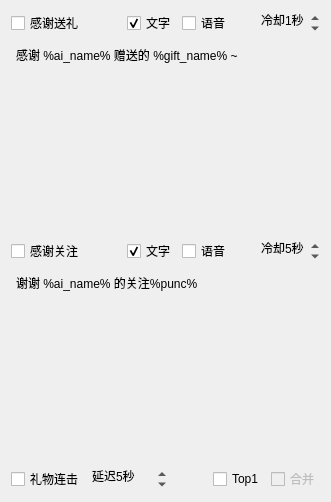
      <widget class="QWidget" name="tab_4">
       <attribute name="title">
        <string>答谢</string>
       </attribute>
       <layout class="QVBoxLayout" name="verticalLayout_5">
        <item>
         <layout class="QHBoxLayout" name="horizontalLayout_16">
          <property name="topMargin">
           <number>0</number>
          </property>
          <item>
           <widget class="QCheckBox" name="autoSendGiftCheck">
            <property name="toolTip">
             <string>&lt;html&gt;&lt;head/&gt;&lt;body&gt;&lt;p&gt;自动发送感谢送礼的弹幕&lt;/p&gt;&lt;p&gt;内容采用下方的随机一行句子（建议每行不超过20字）&lt;/p&gt;&lt;/body&gt;&lt;/html&gt;</string>
            </property>
            <property name="text">
             <string>感谢送礼</string>
            </property>
           </widget>
          </item>
          <item>
           <spacer name="horizontalSpacer_4">
            <property name="orientation">
             <enum>Qt::Horizontal</enum>
            </property>
            <property name="sizeHint" stdset="0">
             <size>
              <width>0</width>
              <height>20</height>
             </size>
            </property>
           </spacer>
          </item>
          <item>
           <widget class="QCheckBox" name="sendGiftTextCheck">
            <property name="text">
             <string>文字</string>
            </property>
            <property name="checked">
             <bool>true</bool>
            </property>
           </widget>
          </item>
          <item>
           <widget class="QCheckBox" name="sendGiftVoiceCheck">
            <property name="text">
             <string>语音</string>
            </property>
           </widget>
          </item>
          <item>
           <widget class="QSpinBox" name="sendGiftCDSpin">
            <property name="contextMenuPolicy">
             <enum>Qt::NoContextMenu</enum>
            </property>
            <property name="styleSheet">
             <string notr="true">QSpinBox
{
	background: transparent;
}</string>
            </property>
            <property name="frame">
             <bool>false</bool>
            </property>
            <property name="alignment">
             <set>Qt::AlignRight|Qt::AlignTrailing|Qt::AlignVCenter</set>
            </property>
            <property name="suffix">
             <string>秒</string>
            </property>
            <property name="prefix">
             <string>冷却</string>
            </property>
            <property name="minimum">
             <number>1</number>
            </property>
            <property name="maximum">
             <number>600</number>
            </property>
            <property name="singleStep">
             <number>10</number>
            </property>
           </widget>
          </item>
         </layout>
        </item>
        <item>
         <widget class="ConditionEditor" name="autoThankWordsEdit">
          <property name="toolTip">
           <string/>
          </property>
          <property name="styleSheet">
           <string notr="true">QPlainTextEdit
{
	background: transparent;
}</string>
          </property>
          <property name="plainText">
           <string>感谢 %ai_name% 赠送的 %gift_name% ~</string>
          </property>
          <property name="placeholderText">
           <string>欢迎语，多行随机发送一行</string>
          </property>
         </widget>
        </item>
        <item>
         <layout class="QHBoxLayout" name="horizontalLayout_17">
          <property name="topMargin">
           <number>0</number>
          </property>
          <item>
           <widget class="QCheckBox" name="autoSendAttentionCheck">
            <property name="text">
             <string>感谢关注</string>
            </property>
           </widget>
          </item>
          <item>
           <spacer name="horizontalSpacer_5">
            <property name="orientation">
             <enum>Qt::Horizontal</enum>
            </property>
            <property name="sizeHint" stdset="0">
             <size>
              <width>0</width>
              <height>20</height>
             </size>
            </property>
           </spacer>
          </item>
          <item>
           <widget class="QCheckBox" name="sendAttentionTextCheck">
            <property name="text">
             <string>文字</string>
            </property>
            <property name="checked">
             <bool>true</bool>
            </property>
           </widget>
          </item>
          <item>
           <widget class="QCheckBox" name="sendAttentionVoiceCheck">
            <property name="text">
             <string>语音</string>
            </property>
           </widget>
          </item>
          <item>
           <widget class="QSpinBox" name="sendAttentionCDSpin">
            <property name="contextMenuPolicy">
             <enum>Qt::NoContextMenu</enum>
            </property>
            <property name="styleSheet">
             <string notr="true">QSpinBox
{
	background: transparent;
}</string>
            </property>
            <property name="frame">
             <bool>false</bool>
            </property>
            <property name="alignment">
             <set>Qt::AlignRight|Qt::AlignTrailing|Qt::AlignVCenter</set>
            </property>
            <property name="suffix">
             <string>秒</string>
            </property>
            <property name="prefix">
             <string>冷却</string>
            </property>
            <property name="minimum">
             <number>1</number>
            </property>
            <property name="maximum">
             <number>600</number>
            </property>
            <property name="singleStep">
             <number>1</number>
            </property>
            <property name="value">
             <number>5</number>
            </property>
           </widget>
          </item>
         </layout>
        </item>
        <item>
         <widget class="ConditionEditor" name="autoAttentionWordsEdit">
          <property name="toolTip">
           <string/>
          </property>
          <property name="styleSheet">
           <string notr="true">QPlainTextEdit
{
	background: transparent;
}</string>
          </property>
          <property name="plainText">
           <string>谢谢 %ai_name% 的关注%punc%</string>
          </property>
         </widget>
        </item>
        <item>
         <layout class="QHBoxLayout" name="horizontalLayout_47">
          <property name="topMargin">
           <number>0</number>
          </property>
          <item>
           <widget class="QCheckBox" name="giftComboSendCheck">
            <property name="toolTip">
             <string>&lt;html&gt;&lt;head/&gt;&lt;body&gt;&lt;p&gt;延迟答谢连续赠送礼物&lt;/p&gt;&lt;p&gt;适用于答谢带数量的情况&lt;/p&gt;&lt;/body&gt;&lt;/html&gt;</string>
            </property>
            <property name="text">
             <string>礼物连击</string>
            </property>
           </widget>
          </item>
          <item>
           <widget class="QSpinBox" name="giftComboDelaySpin">
            <property name="styleSheet">
             <string notr="true">QAbstractSpinBox
{
	background: transparent;
}</string>
            </property>
            <property name="frame">
             <bool>false</bool>
            </property>
            <property name="suffix">
             <string>秒</string>
            </property>
            <property name="prefix">
             <string>延迟</string>
            </property>
            <property name="minimum">
             <number>1</number>
            </property>
            <property name="maximum">
             <number>60</number>
            </property>
            <property name="value">
             <number>5</number>
            </property>
           </widget>
          </item>
          <item>
           <spacer name="horizontalSpacer_26">
            <property name="orientation">
             <enum>Qt::Horizontal</enum>
            </property>
            <property name="sizeHint" stdset="0">
             <size>
              <width>40</width>
              <height>20</height>
             </size>
            </property>
           </spacer>
          </item>
          <item>
           <widget class="QCheckBox" name="giftComboTopCheck">
            <property name="toolTip">
             <string>&lt;html&gt;&lt;head/&gt;&lt;body&gt;&lt;p&gt;多人同时赠送礼物，等待所有人送完，并只答谢最贵的一项&lt;/p&gt;&lt;p&gt;开盲盒时容易出不同礼物，开启此项可减少刷屏&lt;/p&gt;&lt;/body&gt;&lt;/html&gt;</string>
            </property>
            <property name="text">
             <string>Top1</string>
            </property>
           </widget>
          </item>
          <item>
           <widget class="QCheckBox" name="giftComboMergeCheck">
            <property name="enabled">
             <bool>false</bool>
            </property>
            <property name="toolTip">
             <string>&lt;html&gt;&lt;head/&gt;&lt;body&gt;&lt;p&gt;多人同时送同一项礼物，合并用户；&lt;/p&gt;&lt;p&gt;一人连续送出多个礼物，合并礼物。&lt;/p&gt;&lt;/body&gt;&lt;/html&gt;</string>
            </property>
            <property name="text">
             <string>合并</string>
            </property>
           </widget>
          </item>
         </layout>
        </item>
       </layout>
      </widget>
